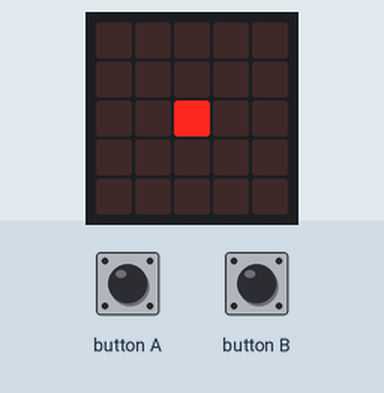
Bench run of a program on a simulated BBC micro:bit (MakeCode). Shown: the board's 5×5 LED display. The test bench sets the inputs (shaded band). The 48×5 strip is a reading aid, not a part: it shows the text the display is scrolling, unrolled, one strip-width of it at a time.

Above: at 4.1 s.
5.1 s: button A pressed for 0.15 s
At 6.1 s:
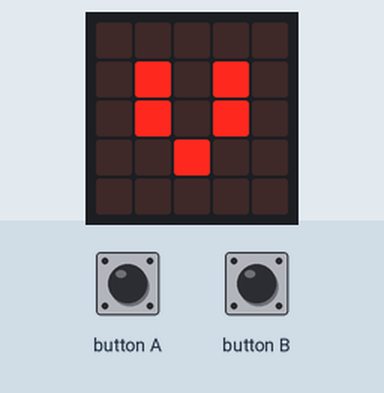
At 16.1 s:
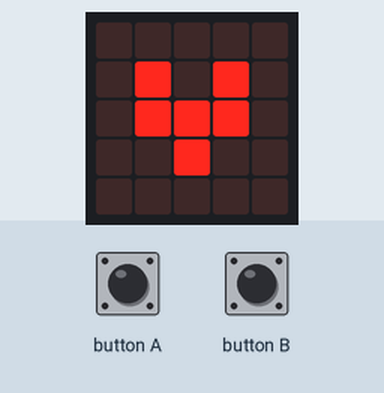
Timing chart, 0 to 17.6 s (numbered marks = the images above; inputs shaded):
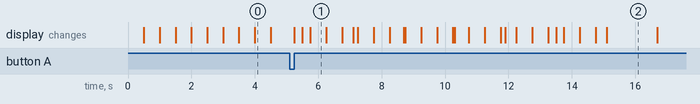

The program:

main.ts
```typescript
input.onButtonPressed(Button.A, function () {
    intermitent(20)
})
function intermitent (vegades: number) {
    for (let index = 0; index < vegades; index++) {
        led.toggle(2, 2)
        basic.pause(500)
    }
}
function cor (temps: number) {
    for (let index = 0; index < 5; index++) {
        basic.showIcon(IconNames.SmallHeart)
        basic.pause(temps)
        basic.showIcon(IconNames.Heart)
        basic.pause(temps)
    }
}
input.onButtonPressed(Button.B, function () {
    cor(10)
})
intermitent(10)
basic.clearScreen()
basic.pause(500)
cor(1000)
basic.clearScreen()
basic.pause(500)
basic.showString("BON DIA")
basic.clearScreen()
basic.pause(500)
```

test.ts
```typescript
// aquí va el archivo "tests"; esto no se compilará cuando este paquete se utilice como una extensión.
```

Measured:
- after the input at 5.1 s, the display: first changes after 0.15 s (image 1 shows a later state)
- what the display in image 0 shows lasts 0.5 s, from 4.0 s to 4.5 s
